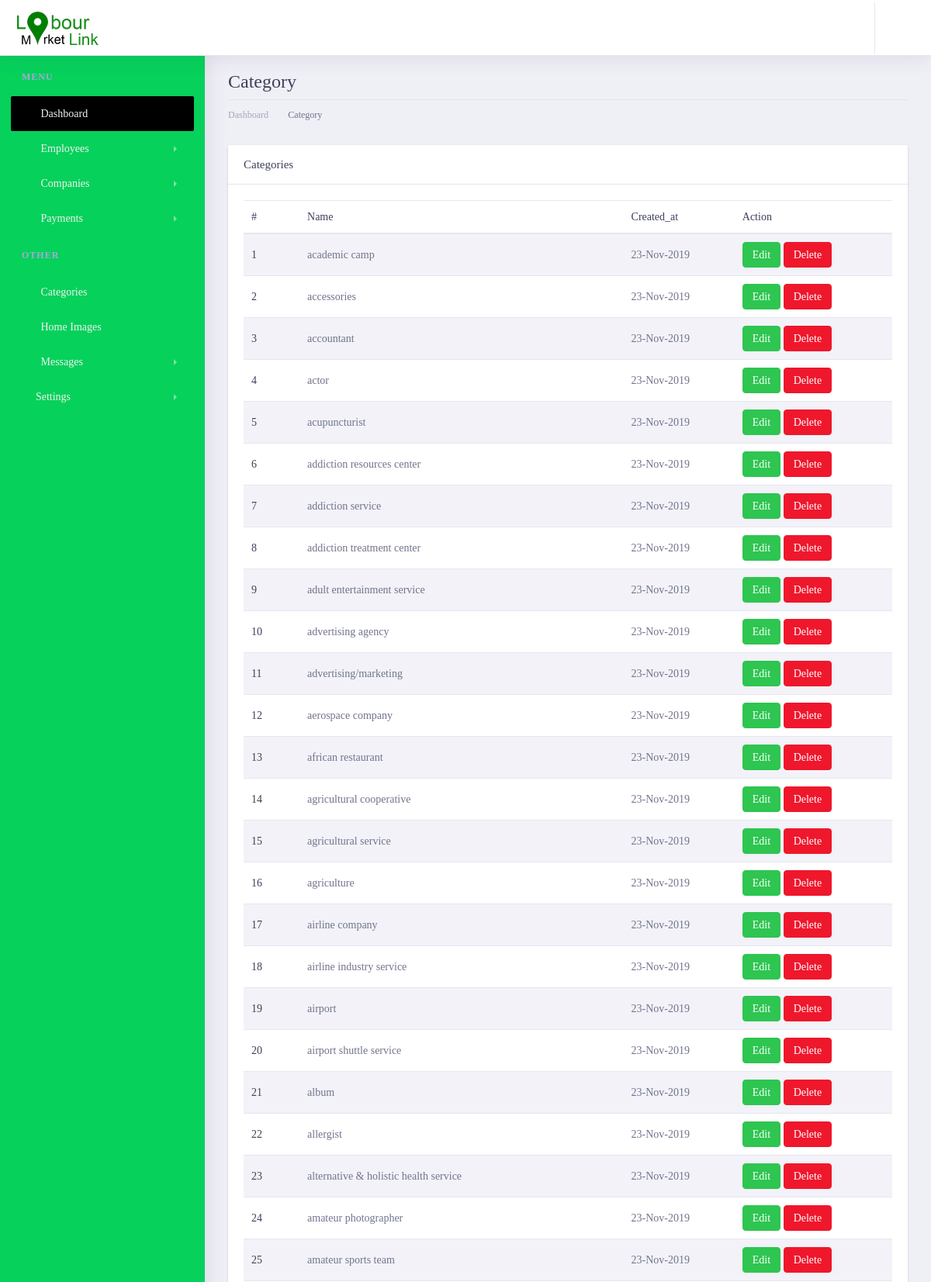
The app's page /lmladmin/allcategories/ (signed in, upper part) with its own data.
### lmlappadmin/models.py (models this page shows, shortened)
class Category(models.Model):
    category = models.CharField(max_length=200, null=False, blank=False)
    c_parent = models.ForeignKey('Category', related_name='job_category', on_delete=models.CASCADE, max_length=200, null=True, blank=True)
    created_at = models.DateTimeField(auto_now_add=True)
    updated_at = models.DateTimeField(auto_now=True)

### lmlappadmin/views.py (the view)
# urls.py: path('categories/', views.categories, name='viewcategories'),
@login_required()
def categories(request):
    categories = Category.objects.all()
    context = {
        'title': 'Categories',
        'categories': categories,
    }
    return render(request, 'categories/categories.html',context)

### lmlapp/templatetags/call_methods.py (called while the page is built)
@register.filter(name='contactushome')
def comments(request):
    contactushome = ContactUsHome.objects.filter(status="UNREAD").order_by("-created_at")
    if contactushome is not None:
        return contactushome
    return False

@register.filter(name='contactushomecount')
def commentscount(request):
    contactushomecount = ContactUsHome.objects.count()
    if contactushomecount > 0:
        return contactushomecount
    return False

### lmlappadmin/templates/categories/categories.html
{% extends 'admin/layout.html' %}
{% load static %}
{% block content %}
       <div class="dashboard-wrapper ml-0">
            <div class="container-fluid  dashboard-content">
                <div class="row">
                    <div class="col-xl-12 col-lg-12 col-md-12 col-sm-12 col-12">
                        <div class="page-header">
                            <h2 class="pageheader-title"> Category</h2>
                            <div class="page-breadcrumb">
                                <nav aria-label="breadcrumb">
                                    <ol class="breadcrumb">
                                        <li class="breadcrumb-item"><a href="{% url 'LMLAdmin:home' %}" class="breadcrumb-link">Dashboard</a></li>
                                        <li class="breadcrumb-item active" aria-current="page">Category</li>
                                    </ol>
                                </nav>
                            </div>
                        </div>
                    </div>
                </div>
                <div class="row">
                    <div class="col-xl-12 col-lg-12 col-md-12 col-sm-12 col-12">
                            <div class="card">
                                <h5 class="card-header">Categories</h5>
                                <div class="card-body">
                                    <table class="table table-striped">
                                        <thead>
                                            <tr>
                                                <th scope="col">#</th>
                                                <th scope="col">Name</th>
                                                <th scope="col">Created_at</th>
                                                <th scope="col">Action</th>
                                            </tr>
                                        </thead>
                                        <tbody>
                                            {% for category in categories %}
                                            <tr>
                                                <th scope="row">{{forloop.counter}}</th>
                                                <td>{{category.category}}</td>
                                                <td>{{category.created_at|date:'d-M-Y'}}</td>
                                                <td>
                                                    <a href="" class="btn btn-success btn-sm rounded">Edit</a>
                                                    <a href="" class="btn btn-danger btn-sm rounded">Delete</a>
                                                </td>
                                            </tr>
                                            {% endfor %}
                                        </tbody>
                                    </table>
                                </div>
                            </div>
                        </div>
                </div>
            </div>
        </div>
{% endblock content %}

### records on screen
Category: category "academic camp", created_at "23-Nov-2019"
Category: category "accessories", created_at "23-Nov-2019"
Category: category "accountant", created_at "23-Nov-2019"
Category: category "actor", created_at "23-Nov-2019"
Category: category "acupuncturist", created_at "23-Nov-2019"
Category: category "addiction resources center", created_at "23-Nov-2019"
Category: category "addiction service", created_at "23-Nov-2019"
Category: category "addiction treatment center", created_at "23-Nov-2019"
Category: category "adult entertainment service", created_at "23-Nov-2019"
Category: category "advertising agency", created_at "23-Nov-2019"
Category: category "advertising/marketing", created_at "23-Nov-2019"
Category: category "aerospace company", created_at "23-Nov-2019"
Category: category "african restaurant", created_at "23-Nov-2019"
Category: category "agricultural cooperative", created_at "23-Nov-2019"
Category: category "agricultural service", created_at "23-Nov-2019"
Category: category "agriculture", created_at "23-Nov-2019"
Category: category "airline company", created_at "23-Nov-2019"
Category: category "airline industry service", created_at "23-Nov-2019"
Category: category "airport", created_at "23-Nov-2019"
Category: category "airport shuttle service", created_at "23-Nov-2019"
Category: category "album", created_at "23-Nov-2019"
Category: category "allergist", created_at "23-Nov-2019"
Category: category "alternative & holistic health service", created_at "23-Nov-2019"
Category: category "amateur photographer", created_at "23-Nov-2019"
Category: category "amateur sports team", created_at "23-Nov-2019"
